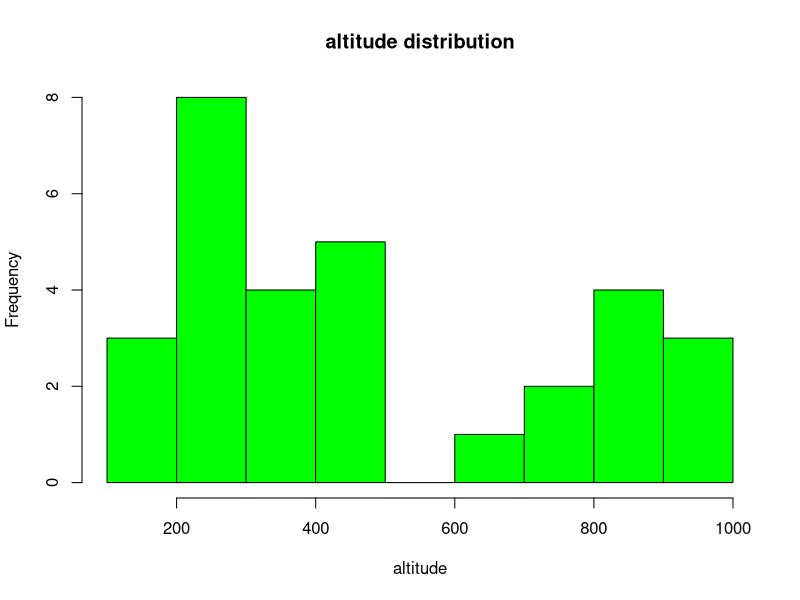
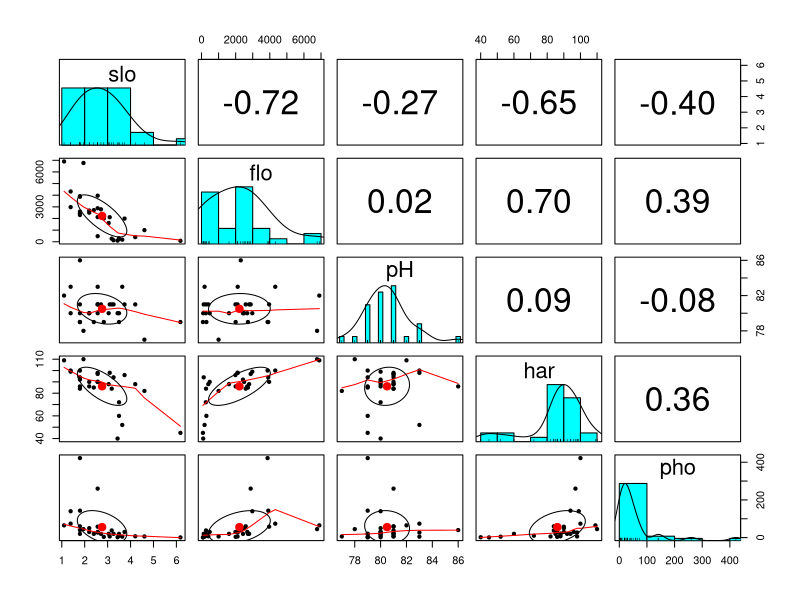

These charts were generated, in order, by the following R code:
rm(list = ls())
#cleaning the current environment
library(ade4)
#加载数据包ade4
data(package = "ade4") 
data("doubs") 
str(doubs) 
#structure函数显示数据结构
mydata <- doubs$env 
head(mydata)
#head函数显示数据前6行
mydata <- mydata[,-1] 
head(mydata)
#mydata[,-1]剔除mydata数据第一列
hist(mydata$alt, col = "green", main = "altitude distribution", xlab = "altitude")
#直方图检查变量分布
library(corrplot)
#加载corrplot库，用于分析相关性
res1 <- cor(mydata) 
res1 
library(psych) 
pairs.panels(mydata[,2:6])
